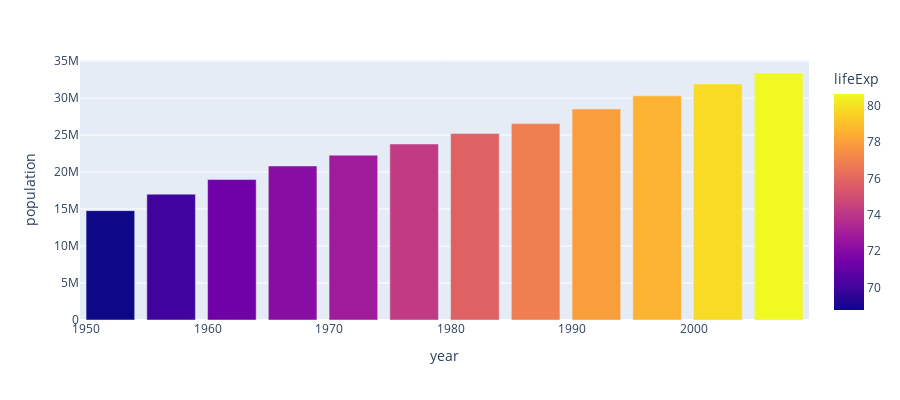

The notebook cell saved with this chart:
### Code cell
px.bar(canada_data,x='year',y='pop',color='lifeExp',height=400,
      labels={'pop':'population'})   # add color to the barchart to see life exp and on y axis plot population

### Figure 1 — Plotly figure (JSON) as saved in the notebook; plotly's stock layout.template omitted (floating-point values rounded to 4 significant figures)
{"data": [{"hovertemplate": "year=%{x}<br>population=%{y}<br>lifeExp=%{marker.color}<extra></extra>", "legendgroup": "", "marker": {"color": [68.75, 69.96, 71.3, 72.13, 72.88, 74.21, 75.76, 76.86, 77.95, 78.61, 79.77, 80.65], "coloraxis": "coloraxis", "pattern": {"shape": ""}}, "name": "", "orientation": "v", "showlegend": false, "textposition": "auto", "type": "bar", "x": [1952, 1957, 1962, 1967, 1972, 1977, 1982, 1987, 1992, 1997, 2002, 2007], "xaxis": "x", "y": [14785584, 17010154, 18985849, 20819767, 22284500, 23796400, 25201900, 26549700, 28523502, 30305843, 31902268, 33390141], "yaxis": "y"}], "layout": {"barmode": "relative", "coloraxis": {"colorbar": {"title": {"text": "lifeExp"}}, "colorscale": [[0, "#0d0887"], [0.1111, "#46039f"], [0.2222, "#7201a8"], [0.3333, "#9c179e"], [0.4444, "#bd3786"], [0.5556, "#d8576b"], [0.6667, "#ed7953"], [0.7778, "#fb9f3a"], [0.8889, "#fdca26"], [1, "#f0f921"]]}, "height": 400, "legend": {"tracegroupgap": 0}, "margin": {"t": 60}, "xaxis": {"anchor": "y", "domain": [0, 1], "title": {"text": "year"}}, "yaxis": {"anchor": "x", "domain": [0, 1], "title": {"text": "population"}}}}
